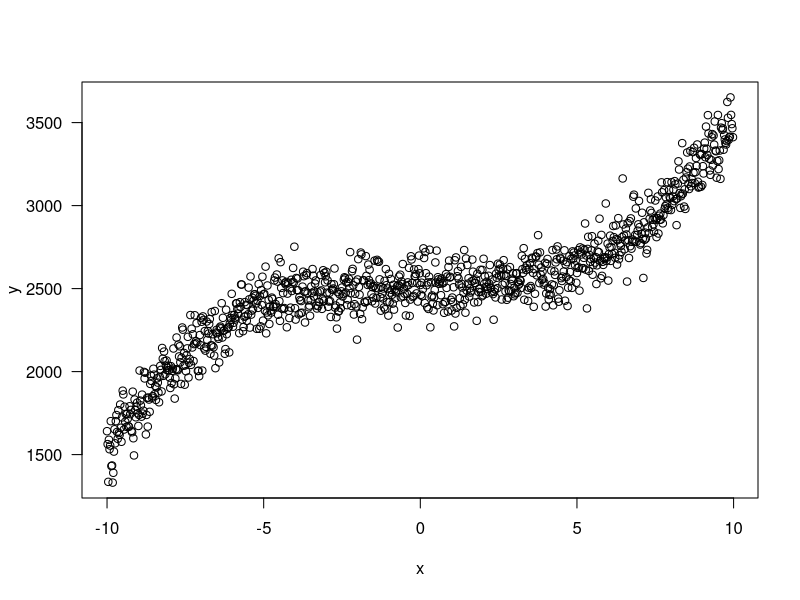

Source code (R): (Note: this script raises an error after producing the figure.)
#------------------------------------------------------------- #
# Lesson 13: Intro to Statistical Learning                     #
#                                                              #      
# An Exercise with Machine Learning Flavor                     #
# Predicting using OLS versus K-Nearest Neighbor               # 
#                                                              #
#                                                              #
#--------------------------------------------------------------# 

#install.packages("class")
library(class)

###################################################################
### Part 1: Create "Fake" data based on a function y = x + epsilon
###################################################################

# A. Create 1000 values of x such that: 
#    the next value of x is equal to the previous value of x plus 0.02.

x  = numeric(1000)
x[1] = -10

# Create code looping the values. 

for (t in 2:1000) {
  x[t] <- x[t-1] + 0.02
}

# B. Now let's create fake y that depends on x and the epsilon component. 

eps <- rnorm(1000, 0, 100) # normal distr(n = 1000, mean = 0, sd = 100) 
y <- 2525 + x^3 + eps # random shock on wages 

# Plot y on x

plot(y~x, las=1)

# Put in your fake data in a data frame (y,x, and eps)

....................

################################################
### Part 2: Sampling for training and test data
################################################

set.seed(1234) # To make sure we all get the same answers.

# Create a learning and sample set

learning_sample <- subset(fake_data, random_unif<=...)
test_sample <- ... 

# Plot the y on x for both the learning and test sample

plot(y~x,, data=learning_sample, las=1)
plot(y~x, data=testing_sample, las=1)

#######################################################
### Part 3: Linear Regression and K-nearest neighbour
#######################################################

# Compare a linear model (parametric) versus a k-nearest neighbour (non-parametric)

# A. Estimate the linear regression of y on x using the learning sample

ols_model <- lm(y~x, data=learning_sample)
View(ols_model)

test_model <- 
View(test_model)

# B. Predict y using the linear regression model you estimated before for the learning sample

learning_sample$predict_y <- predict(ols_model)

# C. Now predict the y using the linear regression model you estimated for the test sample  

test_sample$predict_y <- predict(ols_model, newdata=test_sample)

# D. Calculate the mean square errors for both prediction

MSE_ols_learn <- mean((learning_sample$y-learning_sample$predict_y)^2)
MSE_ols_test <- mean((test_sample$y-test_sample$predict_y)^2)

# E. Plot the y for both (in a separate graph is fine)

plot(predict_y~x, data=learning_sample, las=1)
plot(predict_y~x, data=test_sample, las=1)

# F. The code below estimates a model using k nearest neighbor, and predicts y

kkn_predict <- knn(train = data.frame(learning_sample$x), test = data.frame(test_sample$x), cl = learning_sample$y, k = 1)
kkn_predict_y <- as.numeric(as.character(kkn_predict))
plot(kkn_predict_y ~ test_sample$x, las = 1)

# G. Recalculate the mean square error for the prediction with k nearest neighbor

MSE_knn_test <- mean((test_sample$y-knn_predict_y)^2)
MSE_knn_test
MSE_ols_test
